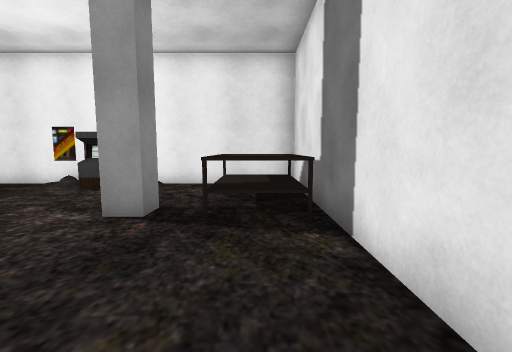
View 1 (above)

12 first-person views from a walk through a Unity game level. The camera is 1.3 m above the floor, tilts 6° down and sees 90° across. The floor is counted in squares, 1 m on a side. Each view is taken from the middle of a square. On the plan, view 1 faces up. The plan holds only what a view shows up to about 13 squares ahead; the rest is blank. Some animated figures are not drawn. Some surface patterns are stand-ins.

View 2
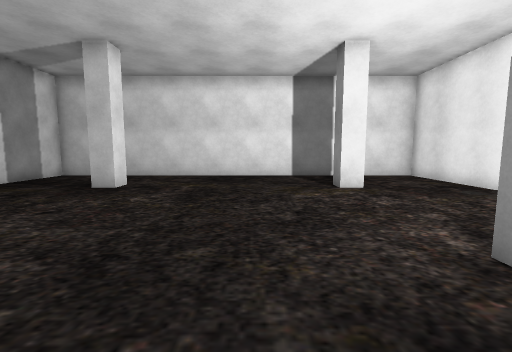

View 3
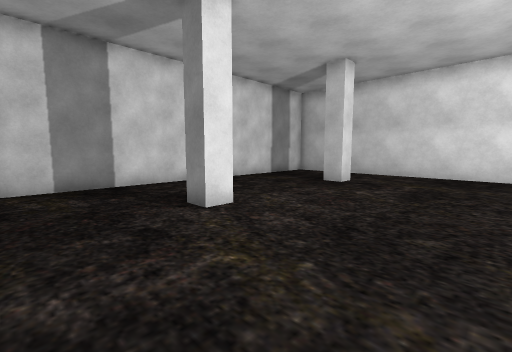

View 4
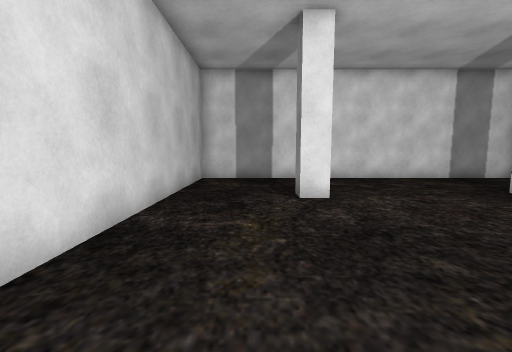

View 5
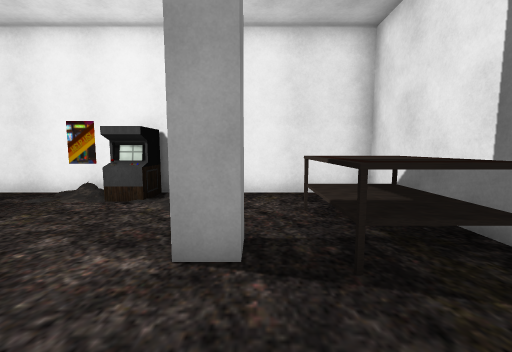

View 6
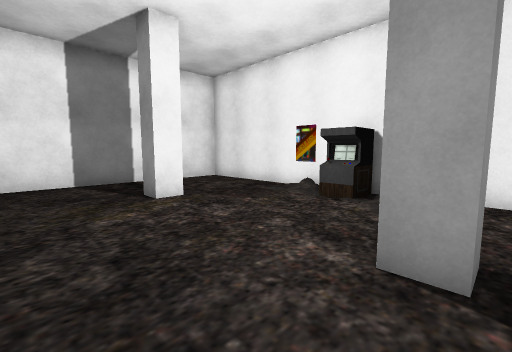

View 7
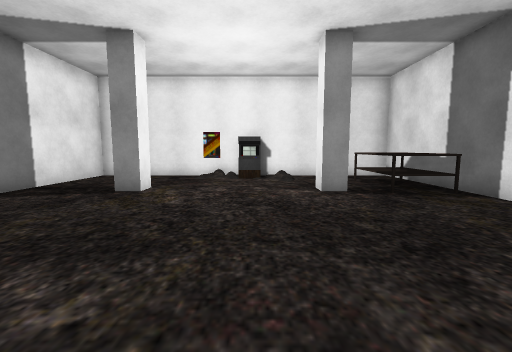

View 8
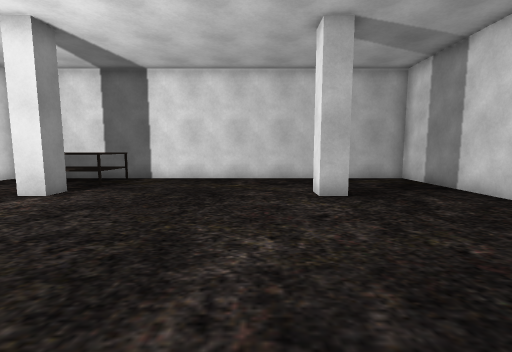

View 9
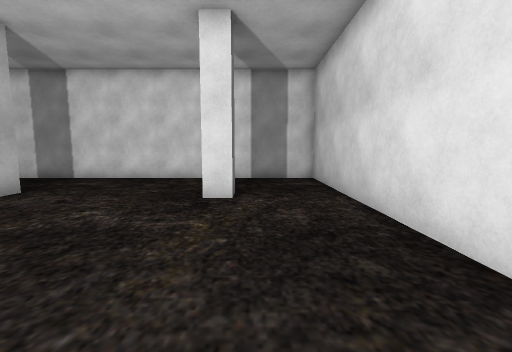

View 10
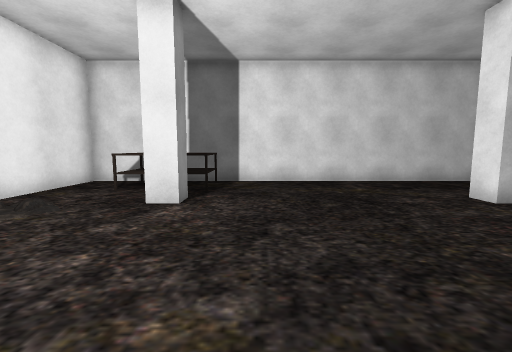

View 11
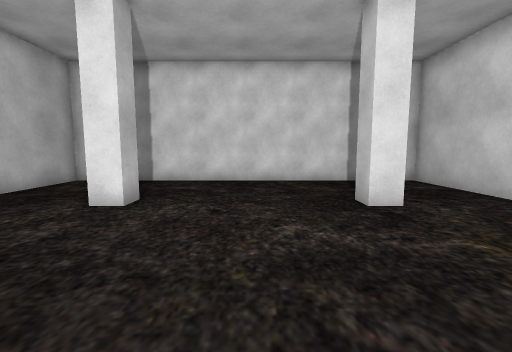

View 12
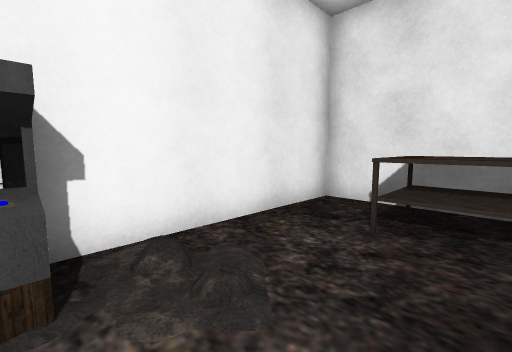

### Floor plan
Points are (right, up) in squares from view 1. A wall is a line through its corners. A room is listed if a view was taken in it or the views show most of it. See-through windows are left out.
Room 1 (views 1, 2, 3, 4, 5, 6, 7, 8, 9, 10, 11, 12)
walls: (-2.2, 5.8) (-2.2, 4.8) (-3, 4.8) (-3, 5.8); (-8.6, 5.8) (-8.6, 4.8) (-9.4, 4.8); (-9.4, -3.5) (-9.4, -2.8) (-8.6, -2.8) (-8.6, -3.6); (1.4, -7.6) (1.4, 9.6) (-12.6, 9.6) (-12.6, -7.6) (1.4, -7.6)
ways out: gap at (-2, 5)
objects: other object (-6, 8) to (-5, 9); other object (-1, 5) to (1, 7)

Where each view was taken, in squares from view 1:
view 1: 0 up, 0 right, facing up
view 2: 2 up, 0 right, facing left
view 3: 2 up, 1 right, facing down-left
view 4: 4 up, 1 left, facing down
view 5: 2 up, 2 left, facing up
view 6: 2 up, 2 left, facing up-left
view 7: 3 down, 5 left, facing up
view 8: 1 down, 10 left, facing right
view 9: 4 up, 10 left, facing down
view 10: 3 up, 9 left, facing right
view 11: 3 up, 6 left, facing down
view 12: 6 up, 5 left, facing up-right
